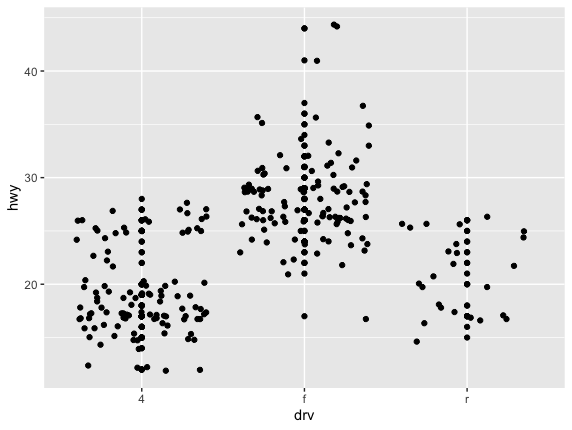

The script that drew this image:
library(ggplot2)

p <- ggplot(mpg, aes(drv, hwy)) +
  geom_point() +geom_jitter(stat="identity",position="jitter")

print(p)
